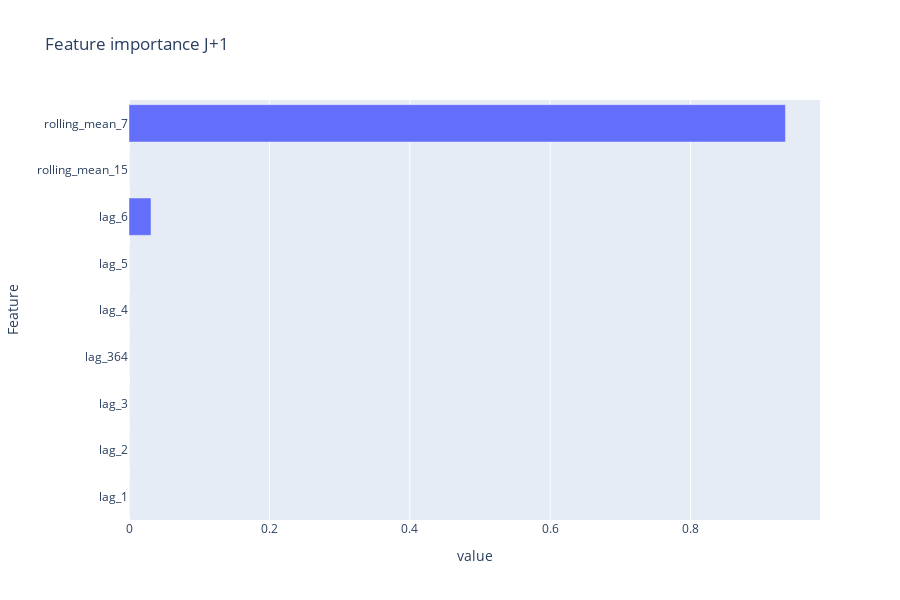

The cell this chart's notebook holds for it:
### Code cell
fig = px.bar(agg_feat.iloc[0,:], orientation = 'h', title = "Feature importance J+1")
fig.update_layout(showlegend = False, 
                  margin = {'l': 120}, 
                  height = 600
                 )
fig.show()

### Figure 1 — Plotly figure (JSON) as saved in the notebook; plotly's stock layout.template omitted (floating-point values rounded to 4 significant figures)
{"data": [{"alignmentgroup": "True", "hovertemplate": "variable=J+1<br>value=%{x}<br>Feature=%{y}<extra></extra>", "legendgroup": "J+1", "marker": {"color": "#636efa", "pattern": {"shape": ""}}, "name": "J+1", "offsetgroup": "J+1", "orientation": "h", "showlegend": true, "textposition": "auto", "type": "bar", "x": [0, 0, 0, 0, 0, 0, 0.03134, 0, 0.9353], "xaxis": "x", "y": ["lag_1", "lag_2", "lag_3", "lag_364", "lag_4", "lag_5", "lag_6", "rolling_mean_15", "rolling_mean_7"], "yaxis": "y"}], "layout": {"barmode": "relative", "height": 600, "legend": {"title": {"text": "variable"}, "tracegroupgap": 0}, "margin": {"l": 120}, "showlegend": false, "title": {"text": "Feature importance J+1"}, "xaxis": {"anchor": "y", "domain": [0, 1], "title": {"text": "value"}}, "yaxis": {"anchor": "x", "domain": [0, 1], "title": {"text": "Feature"}}}}
